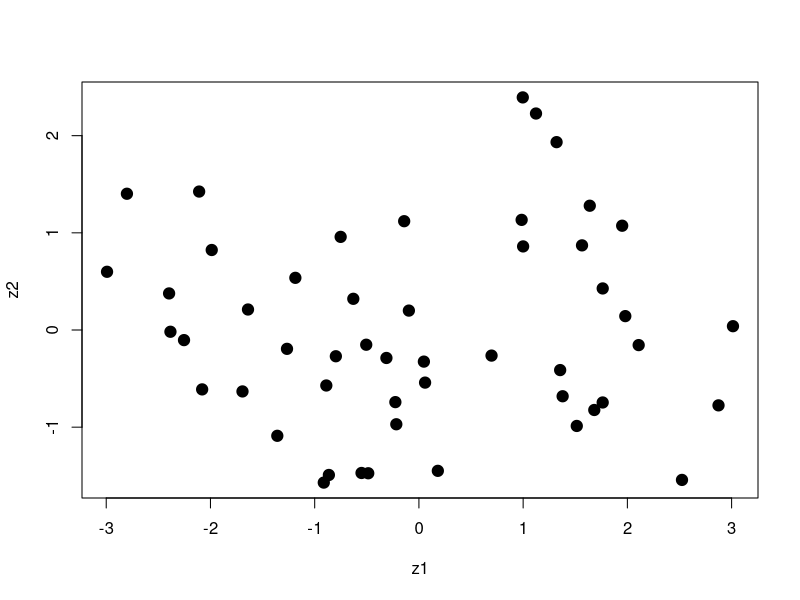
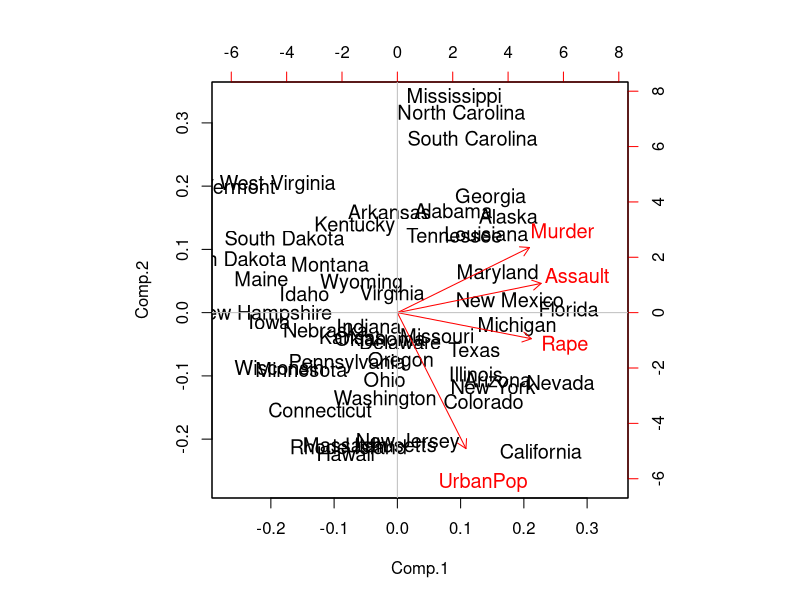
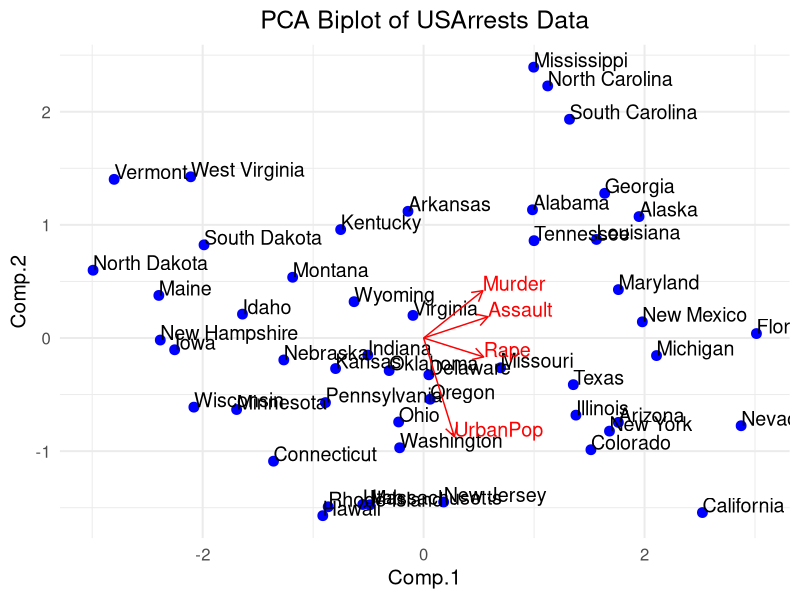

R code for these plots, in order:
# 필요한 패키지 로드
library(datasets)
library(ggplot2)

# 데이터 로드
data("USArrests")

# 주성분 분석 수행
FA <- princomp(USArrests, cor = TRUE)

# 주성분 분석 결과 요약
summary(FA)

# 주성분 로딩 확인
FA$scale
FA$loadings

# 기본 plot 크기 조정
plot(FA$scores[, 1], FA$scores[, 2], xlab = "z1", ylab = "z2", cex = 1.5, pch = 19)
biplot(FA, cex = 1.2, col = c("black", "red"))
abline(v = 0, h = 0, col = "gray")

# ggplot2로 주성분 분석 시각화
# 주성분 점수 데이터프레임 생성
pca_data <- as.data.frame(FA$scores)
pca_data$State <- rownames(USArrests)

# 주성분 로딩 데이터프레임 생성
loading_data <- as.data.frame(FA$loadings[, 1:2])
loading_data$Variable <- rownames(loading_data)

# ggplot2를 사용한 주성분 분석 시각화
ggplot() +
  geom_point(data = pca_data, aes(x = Comp.1, y = Comp.2), color = "blue", size = 3) +
  geom_text(data = pca_data, aes(x = Comp.1, y = Comp.2, label = State), hjust = 0, vjust = 0, size = 5) +
  geom_segment(data = loading_data, aes(x = 0, y = 0, xend = Comp.1, yend = Comp.2), arrow = arrow(length = unit(0.3, "cm")), color = "red") +
  geom_text(data = loading_data, aes(x = Comp.1, y = Comp.2, label = Variable), color = "red", hjust = 0, vjust = 0, size = 5) +
  ggtitle("PCA Biplot of USArrests Data") +
  theme_minimal(base_size = 15) +
  theme(plot.title = element_text(hjust = 0.5))
